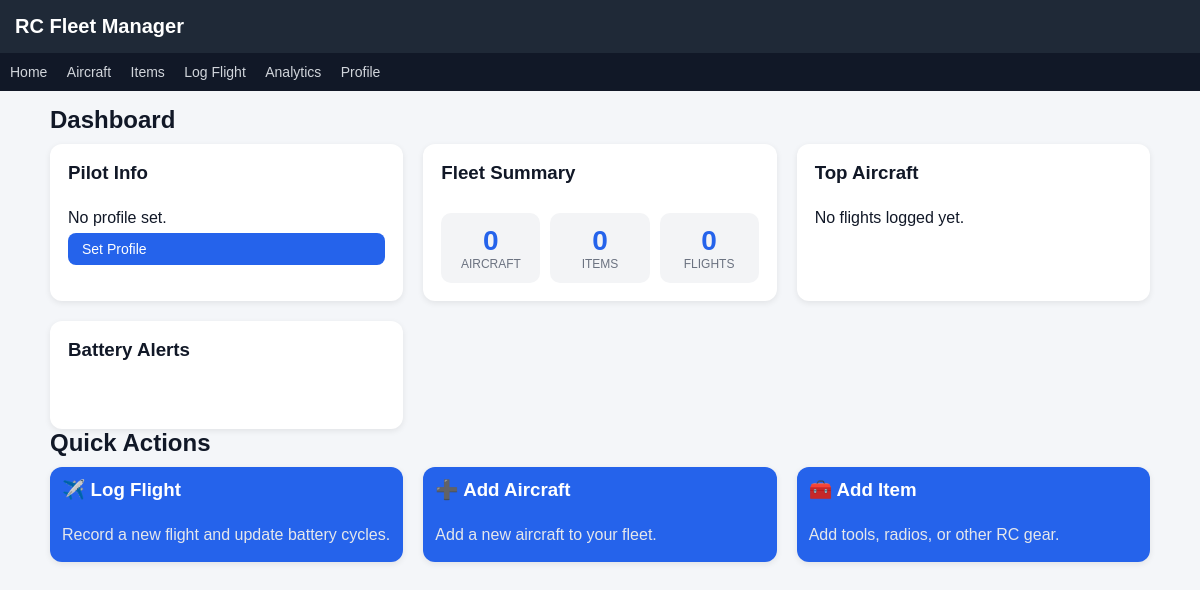
Before: / with the older database file.
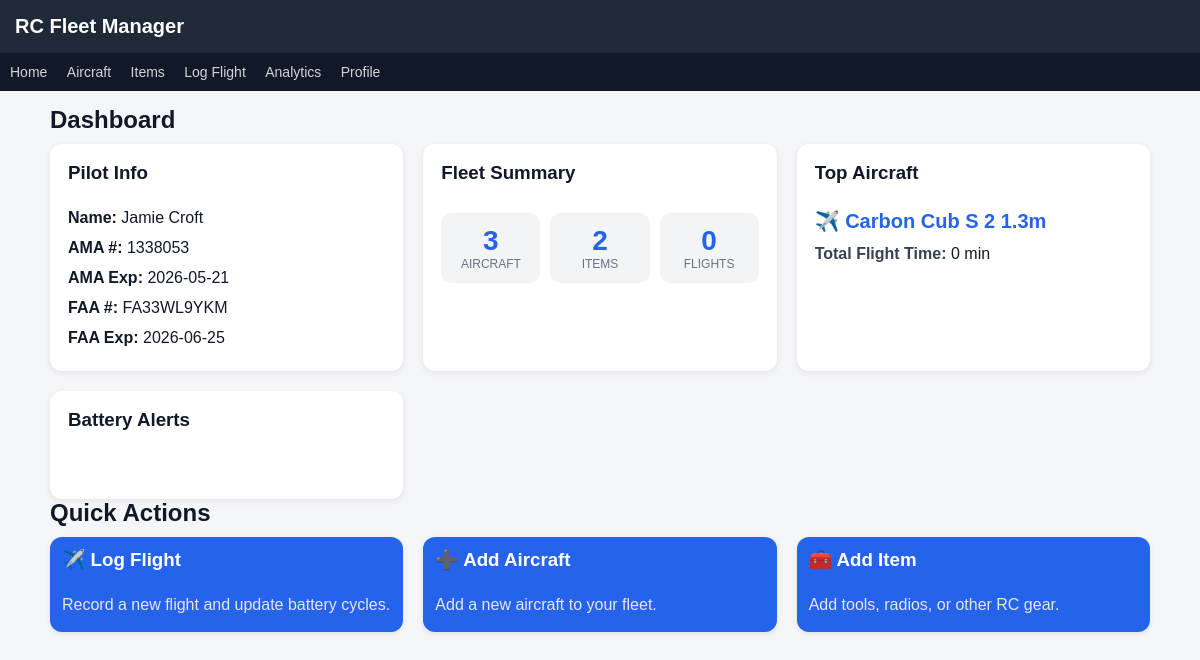
After: the same page with the newer database file.
### tables this page shows
CREATE TABLE pilot_profile (
        id INTEGER PRIMARY KEY,
        name TEXT,
        ama_number TEXT,
        ama_expiration TEXT,
        faa_number TEXT,
        faa_expiration TEXT
    );

CREATE TABLE aircraft (
        id INTEGER PRIMARY KEY,
        name TEXT,
        type TEXT,
        notes TEXT,
        total_minutes INTEGER DEFAULT 0,
        default_battery_id INTEGER
    );

### app.py (the view)
@app.route("/")
def home():
    db = get_db()
    pilot = db.execute("SELECT * FROM pilot_profile LIMIT 1").fetchone()
    if pilot is None:
        pilot = {}
    aircraft_count = db.execute("SELECT COUNT(*) FROM aircraft").fetchone()[0]
    item_count = db.execute("SELECT COUNT(*) FROM items").fetchone()[0]
    flight_count = db.execute("SELECT COUNT(*) FROM flights").fetchone()[0]
    batteries = db.execute("SELECT * FROM batteries").fetchall()
    top_aircraft = db.execute("""
        SELECT a.name, COALESCE(SUM(f.minutes),0) as total_minutes
        FROM aircraft a
        LEFT JOIN flights f ON a.id = f.aircraft_id
        GROUP BY a.id
        ORDER BY total_minutes DESC
        LIMIT 1
    """).fetchone()
    return render_template(
        "home.html",
        pilot=pilot,
        aircraft_count=aircraft_count,
        item_count=item_count,
        flight_count=flight_count,
        batteries=batteries,
        top_aircraft=top_aircraft
    )

### database.py (called while the page is built)
def get_db():
    conn = sqlite3.connect(DB_NAME)
    conn.row_factory = sqlite3.Row
    return conn

### templates/home.html (shortened to what this page needs)
{% extends "base.html" %}
{% block content %}
<h2>Dashboard</h2>
<div class="grid">
<div class="card">
<h3>Pilot Info</h3>
{% if pilot and pilot.name %}
<p><b>Name:</b> {{ pilot.name }}</p>
<p><b>AMA #:</b> {{ pilot.ama_number }}</p>
{% if pilot.ama_expiration %}
<p><b>AMA Exp:</b> {{ pilot.ama_expiration }}</p>
{% endif %}
<p><b>FAA #:</b> {{ pilot.faa_number }}</p>
{% if pilot.faa_expiration %}
<p><b>FAA Exp:</b> {{ pilot.faa_expiration }}</p>
{% endif %}
{% else %}
<p>No profile set.</p>
<a class="btn" href="/profile">Set Profile</a>
{% endif %}
</div>
<div class="card">
<h3>Fleet Summary</h3>
<div class="stats">
<div class="stat">
<div class="stat-number">{{ aircraft_count }}</div>
<div class="stat-label">Aircraft</div>
</div>
<div class="stat">
<div class="stat-number">{{ item_count }}</div>
<div class="stat-label">Items</div>
</div>
<div class="stat">
<div class="stat-number">{{ flight_count }}</div>
<div class="stat-label">Flights</div>
</div>
</div>
</div>
<div class="card">
<h3>Top Aircraft</h3>
{% if top_aircraft and top_aircraft.name %}
<p class="top-aircraft-name">✈️ {{ top_aircraft.name }}</p>
<p>
<strong>Total Flight Time:</strong>
{{ top_aircraft.total_minutes }} min
</p>
{% else %}
<p>No flights logged yet.</p>
{% endif %}
</div>
<div class="card">
<h3>Battery Alerts</h3>
</div>
</div>
<h2>Quick Actions</h2>
<div class="grid">
<a class="card-link" href="/log_flight">
<div class="card action-card">
<h3>✈️ Log Flight</h3>
<p>Record a new flight and update battery cycles.</p>
</div>
</a>
<a class="card-link" href="/add_aircraft">
<div class="card action-card">
<h3>➕ Add Aircraft</h3>
<p>Add a new aircraft to your fleet.</p>
</div>
</a>
<a class="card-link" href="/add_item">
<div class="card action-card">
<h3>🧰 Add Item</h3>
<p>Add tools, radios, or other RC gear.</p>
</div>
</a>
</div>
{% endblock %}

Changed rows visible on the page:
added pilot_profile: name "Jamie Croft", ama_number "1338053", ama_expiration "2026-05-21", faa_number "FA33WL9YKM", faa_expiration "2026-06-25"
added aircraft: name "Carbon Cub S 2 1.3m"
Other visible differences:
{{ aircraft_count }}: "0" → "3"
{{ item_count }}: "0" → "2"
{{ top_aircraft.total_minutes }}: (not shown) → "0"
text no longer shown: "No profile set. Set Profile No flights logged yet."
text now shown: "Name: AMA #: AMA Exp: FAA #: FAA Exp: ✈️ Total Flight Time: min"
